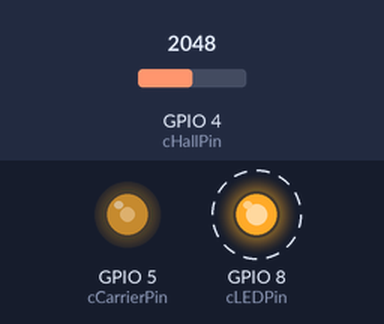
The sketch below on a simulated ESP32-C3. Parts: output pins drawn as LEDs (lit = HIGH). Dashed ring = blinking. Inputs (shaded band) come from the test bench; at power-on: GPIO 4 (cHallPin) = 2048. A WiFi scan finds three made-up networks; pins used as bus, display or sensor lines are not drawn.

Above: at 1.35 s.
1.4 s: GPIO 4 (cHallPin) set to 2147
At 3.2 s:
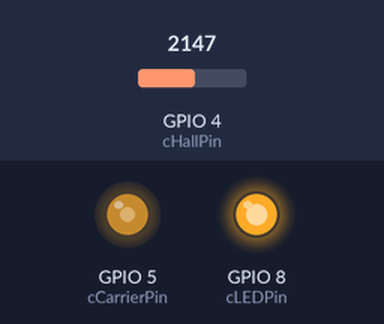
5.9 s: GPIO 4 (cHallPin) set to 2060
At 6.05 s:
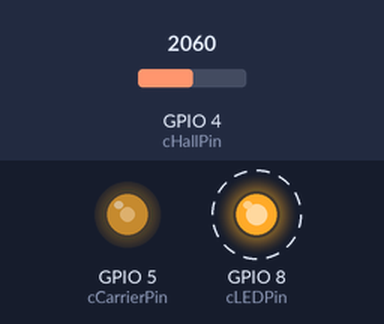
8.9 s: GPIO 4 (cHallPin) set to 2140
At 9.05 s:
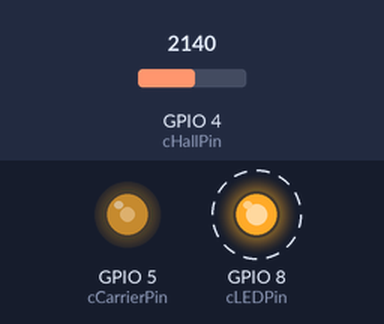
11.9 s: GPIO 4 (cHallPin) set to 2047
At 12.05 s:
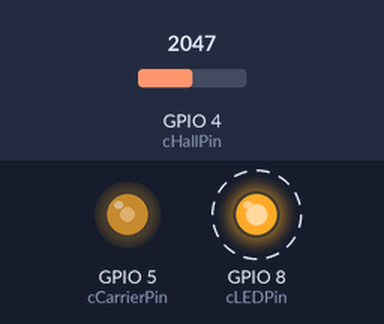
Timing chart, 0 to 15.9 s (numbered marks = the images above; inputs shaded):
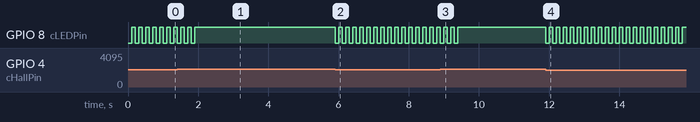

Measured:
- the behaviour switches between 2100 and 2101 on GPIO 4 (cHallPin) (found by bisection; images 0 and 1)
- after the input at 1.4 s, GPIO 8 (cLEDPin): goes on until 1.9 s, then stays HIGH
- after the input at 5.9 s, GPIO 8 (cLEDPin): alternates HIGH for 0.10 s and LOW for 0.10 s, starting at once
- after the input at 8.9 s, GPIO 8 (cLEDPin): goes on until 9.4 s, then stays HIGH
- after the input at 11.9 s, GPIO 8 (cLEDPin): alternates HIGH for 0.10 s and LOW for 0.10 s, starting at once
- by itself, GPIO 8 (cLEDPin): alternates HIGH for 0.10 s and LOW for 0.10 s

The sketch:

C3-Beacon.ino
```cpp
/*
 *  MSE 2202 ESP32-C3 Beacon Code
 *
 *  Language: Arduino (C++)
 *  Target:   ESP32-C3
 *  Author:   Michael Naish
 *  Date:     2025 01 29
 *
 *  This program is used by the beacon to transmit the ASCII character "U" at 2400 baud (this can be
 *  changed in cTXData). At 2400 baud, each bit is ~417 usec.
 *
 *  Output at IR LED of ASCII byte is:
 *  if byte bit is a 1 (high) LED is off
 *  if byte bit is a 0 (low) LED is pulsed at ~38 kHz
 *  Output flow: 1 start bit (low), 8 character bits, 1 stop bit. Repeat.
 *
 *  Beacon will transmit cNumBytes characters, then pause until the start of the next burst.
 *  The timing is set by cBurstSpacing.
 *
 *  The low bits pulsing at ~38 kHz can be detected by a TSOP IR receiver and drive its output low
 *  If the output of a TSOP IR receiver is connected to the Rx pin on the MSEduino and the MSEduino
 *  is configured to read this serial port at 2400 baud, the MSEduino will read a "U" (0x55), or
 *  whatever ASCII character is defined.
 *
 *  TSOP 32338 IR Receiver pin 1 is output, 2 is Vcc, 3 is Gnd; pin one is on left side when looking
 *  at front of part.
 *
 *  While running, the built-in LED (GPIO8) will toggle on and off with each transmission burst.
 *
 *  If a source of magnetic flux (i.e., a magnet) is not near the Hall effect sensor, the beacon
 *  will stop transmitting and the built-in LED will stop blinking.
 *
 *  If necessary, power consumption can be increased by enabling the onboard WiFi peripheral and
 *  periodically scanning for networks. This may be required to keep some rechargable batteries
 *  from turning off due to insufficient load.
 *
 *  Board: ESP32C3 Dev Module
 *
 *  Required settings for USB serial output to function properly (In Tools menu)
 *   USB CDC on Boot: Enabled
 *
 */

#define INCREASE_POWER_USE                            // Enable if necessary to keep battery on
#define SELF_TEST                                     // Enable to test with connected IR detector

#include <Arduino.h>
#ifdef INCREASE_POWER_USE
#include "WiFi.h"
#endif

// Constants
const uint8_t cHallPin = 4;                           // GPIO for Hall effect sensor
const uint8_t cCarrierPin = 5;                        // GPIO for 38 kHz carrier
const uint8_t cTXPin = 6;                             // GPIO for TX1
const uint8_t cRXPin = 21;                            // GPIO for RX1 (for testing with IR receiver only)
const uint8_t cLEDPin = 8;                            // built-in LED (ON on LOW)
const uint8_t cPWMResolution = 10;                    // bit resolution for carrier PWM (1-14 bits)
const uint8_t cTXData = 0x55;                         // byte to be sent: U = 0b01010101
const uint16_t cMinADC = 500;                         // minimum acceptable ADC value (removes ADC artifacts)
const uint16_t cLowerHallLimit = 2100;                // lowest acceptable raw ADC value from Hall sensor
const uint16_t cUpperHallLimit = 2700;                // highest acceptable raw ADC value from Hall sensor
const uint16_t cMaxMissingHallCounts = 5;             // allowable out of range Hall sensor measurements
const uint16_t cNumBytes = 1;                         // number of bytes to transmit in a burst
const uint32_t cBurstInterval = 100;                  // milliseconds between bursts
const uint32_t cPWMFrequency = 38000;                 // carrier frequency in Hz
const float cDutyCycle = 0.5;                         // duty cycle of carrier (0-1)

#ifdef INCREASE_POWER_USE
const uint16_t cScanInterval = 3000;                  // WiFi network scan interval in milliseconds
#endif
#ifdef SELF_TEST
const uint8_t cIRGndPin = 10;                         // GPIO used for IR receiver ground (testing only)
const uint8_t cIRVCCPin = 20;                         // GPIO used for IR receiver supply (testing only)
#endif

// Variables
uint32_t nextBurst;                                   // time of next tranmission burst
uint16_t hallVal;                                     // raw ADC value from Hall effect sensor
uint16_t hallMissingCount = 0;                        // number of
bool runState = true;                                 // 0 = stopped; 1 = running
#ifdef INCREASE_POWER_USE
uint32_t nextScan;                                    // time of next scan for WiFi networks
bool scanState = false;                               // 0  = clear network list; 1 = scan for networks
#endif
#ifdef SELF_TEST
uint8_t receivedData = 0;                             // data received from IR receiver (byte)
#endif

void setup() {
  pinMode(cHallPin, INPUT);                           // configure Hall monitoring pin as input
  pinMode(cLEDPin, OUTPUT);                           // configure built-in LED pin as output
  pinMode(cTXPin, OUTPUT);                            // configure TX pin as output

#ifdef INCREASE_POWER_USE
  WiFi.mode(WIFI_STA);                                // initialize WiFi in station mode
  WiFi.disconnect();                                  // disconnect from all access points
  delay(100);                                         // ensure WiFi peripheral has started
#endif
#ifdef SELF_TEST
  Serial.begin(9600);                                 // enable standard serial to output received bytes
  pinMode(cIRGndPin, OUTPUT);                         // configure IR receiver ground pin as output
  digitalWrite(cIRGndPin, LOW);                       // set low (ground)
  pinMode(cIRVCCPin, OUTPUT);                         // configure IR receiver supply pin as output
  digitalWrite(cIRVCCPin, HIGH);                      // set high (VCC)
#endif

  // configure LEDC to generate carrier signal with specified frequency, resolution, and duty cycle
  ledcAttach(cCarrierPin, cPWMFrequency, cPWMResolution);
  ledcWrite(cCarrierPin, (1 << cPWMResolution) * cDutyCycle); // 2^cPWMResolution * cDutyCycle

  // configure UART2 with desired parameters: 2400 baud rate, 8 data bits, no parity, 1 stop bit
  Serial1.begin(2400, SERIAL_8N1, cRXPin, cTXPin);
  nextBurst = millis();                               // initialize burst timing
}

void loop() {
  uint32_t curTime = millis();                        // get current time

  // update Hall effect sensor reading and transmit character(s) periodically
  if (curTime - nextBurst < cBurstInterval) {         // wait number of milliseconds to next burst
    hallVal = analogRead(cHallPin);                   // read Hall effect sensor
    // if Hall effect sensor measurement is within allowable limits (i.e., magnet is detected)
    if (((hallVal >= cMinADC) && (hallVal <= cLowerHallLimit)) || (hallVal >= cUpperHallLimit)) {
      if (!runState) {                                // if transmission is disabled
        runState = true;                              // enable transmission
        hallMissingCount = 0;                         // reset missing Hall measurement count
      }
    }
    else {
      // if too many Hall effect sensor readings are out of range (i.e., magnet is not detected)
      if (hallMissingCount++ > cMaxMissingHallCounts) {
        runState = false;                             // disable transmission
        digitalWrite(cLEDPin, HIGH);                  // turn off built-in LED
      }
    }
    if (runState) {                                   // if transmission is active
      for (uint16_t i = 0; i < cNumBytes; i++) {
        Serial1.write(cTXData);                       // load UART1 TX FIFO buffer with data
      }
      digitalWrite(cLEDPin, !digitalRead(cLEDPin));   // toggle built-in LED
    }
    nextBurst += cBurstInterval;                      // update time for next burst
  }

#ifdef SELF_TEST
  while (Serial1.available() > 0) {                   // if received data in buffer
    receivedData = Serial1.read();                    // read a byte (character)
    Serial.printf("%c\n", receivedData);              // output to serial
  }
#endif
#ifdef INCREASE_POWER_USE
  if ((curTime - nextScan) < cScanInterval) {         // wait for next scan
    nextScan += cScanInterval;                        // update time for next scan
    // alternate between scanning for WiFi networks and deleting list
    if (!scanState) {
      WiFi.scanNetworks(true);                        // scan for WiFi networks
      scanState = true;
    }
    else {
      WiFi.scanDelete();                              // delete scan result to free memory
      scanState = false;
    }
  }
#endif
}
```
